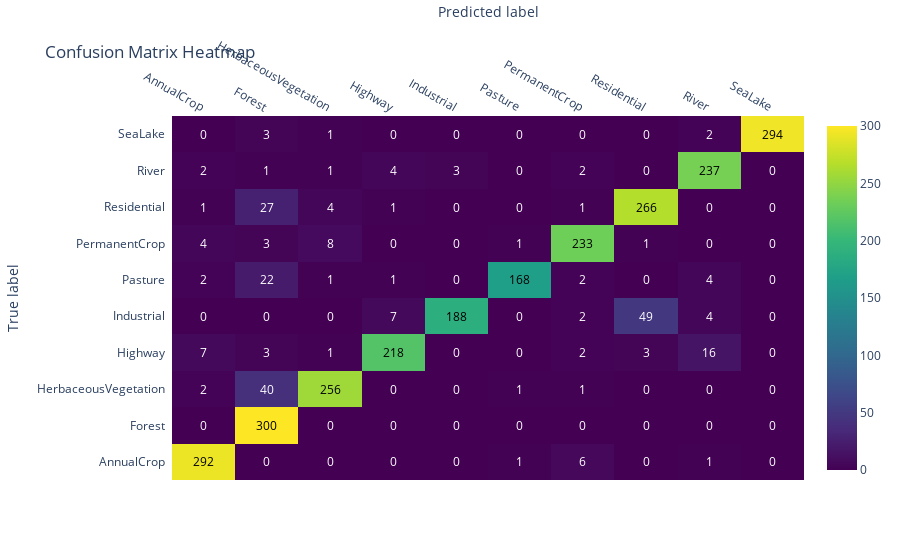

Notebook cell for this chart:
### Code cell
## using this because my matplotlib is broken
## feel free to use the block from above if yours work. 

import plotly.figure_factory as ff

z = cm.tolist()  # Convert the confusion matrix to a nested list
z_text = [["{:.0f}".format(y) for y in x] for x in z]  # Format values as strings

fig = ff.create_annotated_heatmap(
    z=z,
    x=class_names,
    y=class_names,
    annotation_text=z_text,
    colorscale="Viridis",
    showscale=True
)

fig.update_layout(
    title="Confusion Matrix Heatmap",
    xaxis_title="Predicted label",
    yaxis_title="True label",
    font=dict(size=12)
)

fig.show()

### Figure 1 — Plotly figure (JSON) as saved in the notebook; plotly's stock layout.template omitted (floating-point values rounded to 4 significant figures)
{"data": [{"colorscale": [[0, "#440154"], [0.1111, "#482878"], [0.2222, "#3e4989"], [0.3333, "#31688e"], [0.4444, "#26828e"], [0.5556, "#1f9e89"], [0.6667, "#35b779"], [0.7778, "#6ece58"], [0.8889, "#b5de2b"], [1, "#fde725"]], "reversescale": false, "showscale": true, "type": "heatmap", "x": ["AnnualCrop", "Forest", "HerbaceousVegetation", "Highway", "Industrial", "Pasture", "PermanentCrop", "Residential", "River", "SeaLake"], "y": ["AnnualCrop", "Forest", "HerbaceousVegetation", "Highway", "Industrial", "Pasture", "PermanentCrop", "Residential", "River", "SeaLake"], "z": [[292, 0, 0, 0, 0, 1, 6, 0, 1, 0], [0, 300, 0, 0, 0, 0, 0, 0, 0, 0], [2, 40, 256, 0, 0, 1, 1, 0, 0, 0], [7, 3, 1, 218, 0, 0, 2, 3, 16, 0], [0, 0, 0, 7, 188, 0, 2, 49, 4, 0], [2, 22, 1, 1, 0, 168, 2, 0, 4, 0], [4, 3, 8, 0, 0, 1, 233, 1, 0, 0], [1, 27, 4, 1, 0, 0, 1, 266, 0, 0], [2, 1, 1, 4, 3, 0, 2, 0, 237, 0], [0, 3, 1, 0, 0, 0, 0, 0, 2, 294]]}], "layout": {"annotations": [{"font": {"color": "#000000"}, "showarrow": false, "text": "292", "x": "AnnualCrop", "xref": "x", "y": "AnnualCrop", "yref": "y"}, {"font": {"color": "#FFFFFF"}, "showarrow": false, "text": "0", "x": "Forest", "xref": "x", "y": "AnnualCrop", "yref": "y"}, {"font": {"color": "#FFFFFF"}, "showarrow": false, "text": "0", "x": "HerbaceousVegetation", "xref": "x", "y": "AnnualCrop", "yref": "y"}, {"font": {"color": "#FFFFFF"}, "showarrow": false, "text": "0", "x": "Highway", "xref": "x", "y": "AnnualCrop", "yref": "y"}, {"font": {"color": "#FFFFFF"}, "showarrow": false, "text": "0", "x": "Industrial", "xref": "x", "y": "AnnualCrop", "yref": "y"}, {"font": {"color": "#FFFFFF"}, "showarrow": false, "text": "1", "x": "Pasture", "xref": "x", "y": "AnnualCrop", "yref": "y"}, {"font": {"color": "#FFFFFF"}, "showarrow": false, "text": "6", "x": "PermanentCrop", "xref": "x", "y": "AnnualCrop", "yref": "y"}, {"font": {"color": "#FFFFFF"}, "showarrow": false, "text": "0", "x": "Residential", "xref": "x", "y": "AnnualCrop", "yref": "y"}, {"font": {"color": "#FFFFFF"}, "showarrow": false, "text": "1", "x": "River", "xref": "x", "y": "AnnualCrop", "yref": "y"}, {"font": {"color": "#FFFFFF"}, "showarrow": false, "text": "0", "x": "SeaLake", "xref": "x", "y": "AnnualCrop", "yref": "y"}, {"font": {"color": "#FFFFFF"}, "showarrow": false, "text": "0", "x": "AnnualCrop", "xref": "x", "y": "Forest", "yref": "y"}, {"font": {"color": "#000000"}, "showarrow": false, "text": "300", "x": "Forest", "xref": "x", "y": "Forest", "yref": "y"}, {"font": {"color": "#FFFFFF"}, "showarrow": false, "text": "0", "x": "HerbaceousVegetation", "xref": "x", "y": "Forest", "yref": "y"}, {"font": {"color": "#FFFFFF"}, "showarrow": false, "text": "0", "x": "Highway", "xref": "x", "y": "Forest", "yref": "y"}, {"font": {"color": "#FFFFFF"}, "showarrow": false, "text": "0", "x": "Industrial", "xref": "x", "y": "Forest", "yref": "y"}, {"font": {"color": "#FFFFFF"}, "showarrow": false, "text": "0", "x": "Pasture", "xref": "x", "y": "Forest", "yref": "y"}, {"font": {"color": "#FFFFFF"}, "showarrow": false, "text": "0", "x": "PermanentCrop", "xref": "x", "y": "Forest", "yref": "y"}, {"font": {"color": "#FFFFFF"}, "showarrow": false, "text": "0", "x": "Residential", "xref": "x", "y": "Forest", "yref": "y"}, {"font": {"color": "#FFFFFF"}, "showarrow": false, "text": "0", "x": "River", "xref": "x", "y": "Forest", "yref": "y"}, {"font": {"color": "#FFFFFF"}, "showarrow": false, "text": "0", "x": "SeaLake", "xref": "x", "y": "Forest", "yref": "y"}, {"font": {"color": "#FFFFFF"}, "showarrow": false, "text": "2", "x": "AnnualCrop", "xref": "x", "y": "HerbaceousVegetation", "yref": "y"}, {"font": {"color": "#FFFFFF"}, "showarrow": false, "text": "40", "x": "Forest", "xref": "x", "y": "HerbaceousVegetation", "yref": "y"}, {"font": {"color": "#000000"}, "showarrow": false, "text": "256", "x": "HerbaceousVegetation", "xref": "x", "y": "HerbaceousVegetation", "yref": "y"}, {"font": {"color": "#FFFFFF"}, "showarrow": false, "text": "0", "x": "Highway", "xref": "x", "y": "HerbaceousVegetation", "yref": "y"}, {"font": {"color": "#FFFFFF"}, "showarrow": false, "text": "0", "x": "Industrial", "xref": "x", "y": "HerbaceousVegetation", "yref": "y"}, {"font": {"color": "#FFFFFF"}, "showarrow": false, "text": "1", "x": "Pasture", "xref": "x", "y": "HerbaceousVegetation", "yref": "y"}, {"font": {"color": "#FFFFFF"}, "showarrow": false, "text": "1", "x": "PermanentCrop", "xref": "x", "y": "HerbaceousVegetation", "yref": "y"}, {"font": {"color": "#FFFFFF"}, "showarrow": false, "text": "0", "x": "Residential", "xref": "x", "y": "HerbaceousVegetation", "yref": "y"}, {"font": {"color": "#FFFFFF"}, "showarrow": false, "text": "0", "x": "River", "xref": "x", "y": "HerbaceousVegetation", "yref": "y"}, {"font": {"color": "#FFFFFF"}, "showarrow": false, "text": "0", "x": "SeaLake", "xref": "x", "y": "HerbaceousVegetation", "yref": "y"}, {"font": {"color": "#FFFFFF"}, "showarrow": false, "text": "7", "x": "AnnualCrop", "xref": "x", "y": "Highway", "yref": "y"}, {"font": {"color": "#FFFFFF"}, "showarrow": false, "text": "3", "x": "Forest", "xref": "x", "y": "Highway", "yref": "y"}, {"font": {"color": "#FFFFFF"}, "showarrow": false, "text": "1", "x": "HerbaceousVegetation", "xref": "x", "y": "Highway", "yref": "y"}, {"font": {"color": "#000000"}, "showarrow": false, "text": "218", "x": "Highway", "xref": "x", "y": "Highway", "yref": "y"}, {"font": {"color": "#FFFFFF"}, "showarrow": false, "text": "0", "x": "Industrial", "xref": "x", "y": "Highway", "yref": "y"}, {"font": {"color": "#FFFFFF"}, "showarrow": false, "text": "0", "x": "Pasture", "xref": "x", "y": "Highway", "yref": "y"}, {"font": {"color": "#FFFFFF"}, "showarrow": false, "text": "2", "x": "PermanentCrop", "xref": "x", "y": "Highway", "yref": "y"}, {"font": {"color": "#FFFFFF"}, "showarrow": false, "text": "3", "x": "Residential", "xref": "x", "y": "Highway", "yref": "y"}, {"font": {"color": "#FFFFFF"}, "showarrow": false, "text": "16", "x": "River", "xref": "x", "y": "Highway", "yref": "y"}, {"font": {"color": "#FFFFFF"}, "showarrow": false, "text": "0", "x": "SeaLake", "xref": "x", "y": "Highway", "yref": "y"}, {"font": {"color": "#FFFFFF"}, "showarrow": false, "text": "0", "x": "AnnualCrop", "xref": "x", "y": "Industrial", "yref": "y"}, {"font": {"color": "#FFFFFF"}, "showarrow": false, "text": "0", "x": "Forest", "xref": "x", "y": "Industrial", "yref": "y"}, {"font": {"color": "#FFFFFF"}, "showarrow": false, "text": "0", "x": "HerbaceousVegetation", "xref": "x", "y": "Industrial", "yref": "y"}, {"font": {"color": "#FFFFFF"}, "showarrow": false, "text": "7", "x": "Highway", "xref": "x", "y": "Industrial", "yref": "y"}, {"font": {"color": "#000000"}, "showarrow": false, "text": "188", "x": "Industrial", "xref": "x", "y": "Industrial", "yref": "y"}, {"font": {"color": "#FFFFFF"}, "showarrow": false, "text": "0", "x": "Pasture", "xref": "x", "y": "Industrial", "yref": "y"}, {"font": {"color": "#FFFFFF"}, "showarrow": false, "text": "2", "x": "PermanentCrop", "xref": "x", "y": "Industrial", "yref": "y"}, {"font": {"color": "#FFFFFF"}, "showarrow": false, "text": "49", "x": "Residential", "xref": "x", "y": "Industrial", "yref": "y"}, {"font": {"color": "#FFFFFF"}, "showarrow": false, "text": "4", "x": "River", "xref": "x", "y": "Industrial", "yref": "y"}, {"font": {"color": "#FFFFFF"}, "showarrow": false, "text": "0", "x": "SeaLake", "xref": "x", "y": "Industrial", "yref": "y"}, {"font": {"color": "#FFFFFF"}, "showarrow": false, "text": "2", "x": "AnnualCrop", "xref": "x", "y": "Pasture", "yref": "y"}, {"font": {"color": "#FFFFFF"}, "showarrow": false, "text": "22", "x": "Forest", "xref": "x", "y": "Pasture", "yref": "y"}, {"font": {"color": "#FFFFFF"}, "showarrow": false, "text": "1", "x": "HerbaceousVegetation", "xref": "x", "y": "Pasture", "yref": "y"}, {"font": {"color": "#FFFFFF"}, "showarrow": false, "text": "1", "x": "Highway", "xref": "x", "y": "Pasture", "yref": "y"}, {"font": {"color": "#FFFFFF"}, "showarrow": false, "text": "0", "x": "Industrial", "xref": "x", "y": "Pasture", "yref": "y"}, {"font": {"color": "#000000"}, "showarrow": false, "text": "168", "x": "Pasture", "xref": "x", "y": "Pasture", "yref": "y"}, {"font": {"color": "#FFFFFF"}, "showarrow": false, "text": "2", "x": "PermanentCrop", "xref": "x", "y": "Pasture", "yref": "y"}, {"font": {"color": "#FFFFFF"}, "showarrow": false, "text": "0", "x": "Residential", "xref": "x", "y": "Pasture", "yref": "y"}, {"font": {"color": "#FFFFFF"}, "showarrow": false, "text": "4", "x": "River", "xref": "x", "y": "Pasture", "yref": "y"}, {"font": {"color": "#FFFFFF"}, "showarrow": false, "text": "0", "x": "SeaLake", "xref": "x", "y": "Pasture", "yref": "y"}, {"font": {"color": "#FFFFFF"}, "showarrow": false, "text": "4", "x": "AnnualCrop", "xref": "x", "y": "PermanentCrop", "yref": "y"}, {"font": {"color": "#FFFFFF"}, "showarrow": false, "text": "3", "x": "Forest", "xref": "x", "y": "PermanentCrop", "yref": "y"}, {"font": {"color": "#FFFFFF"}, "showarrow": false, "text": "8", "x": "HerbaceousVegetation", "xref": "x", "y": "PermanentCrop", "yref": "y"}, {"font": {"color": "#FFFFFF"}, "showarrow": false, "text": "0", "x": "Highway", "xref": "x", "y": "PermanentCrop", "yref": "y"}, {"font": {"color": "#FFFFFF"}, "showarrow": false, "text": "0", "x": "Industrial", "xref": "x", "y": "PermanentCrop", "yref": "y"}, {"font": {"color": "#FFFFFF"}, "showarrow": false, "text": "1", "x": "Pasture", "xref": "x", "y": "PermanentCrop", "yref": "y"}, {"font": {"color": "#000000"}, "showarrow": false, "text": "233", "x": "PermanentCrop", "xref": "x", "y": "PermanentCrop", "yref": "y"}, {"font": {"color": "#FFFFFF"}, "showarrow": false, "text": "1", "x": "Residential", "xref": "x", "y": "PermanentCrop", "yref": "y"}, {"font": {"color": "#FFFFFF"}, "showarrow": false, "text": "0", "x": "River", "xref": "x", "y": "PermanentCrop", "yref": "y"}, {"font": {"color": "#FFFFFF"}, "showarrow": false, "text": "0", "x": "SeaLake", "xref": "x", "y": "PermanentCrop", "yref": "y"}, {"font": {"color": "#FFFFFF"}, "showarrow": false, "text": "1", "x": "AnnualCrop", "xref": "x", "y": "Residential", "yref": "y"}, {"font": {"color": "#FFFFFF"}, "showarrow": false, "text": "27", "x": "Forest", "xref": "x", "y": "Residential", "yref": "y"}, {"font": {"color": "#FFFFFF"}, "showarrow": false, "text": "4", "x": "HerbaceousVegetation", "xref": "x", "y": "Residential", "yref": "y"}, {"font": {"color": "#FFFFFF"}, "showarrow": false, "text": "1", "x": "Highway", "xref": "x", "y": "Residential", "yref": "y"}, {"font": {"color": "#FFFFFF"}, "showarrow": false, "text": "0", "x": "Industrial", "xref": "x", "y": "Residential", "yref": "y"}, {"font": {"color": "#FFFFFF"}, "showarrow": false, "text": "0", "x": "Pasture", "xref": "x", "y": "Residential", "yref": "y"}, {"font": {"color": "#FFFFFF"}, "showarrow": false, "text": "1", "x": "PermanentCrop", "xref": "x", "y": "Residential", "yref": "y"}, {"font": {"color": "#000000"}, "showarrow": false, "text": "266", "x": "Residential", "xref": "x", "y": "Residential", "yref": "y"}, {"font": {"color": "#FFFFFF"}, "showarrow": false, "text": "0", "x": "River", "xref": "x", "y": "Residential", "yref": "y"}, {"font": {"color": "#FFFFFF"}, "showarrow": false, "text": "0", "x": "SeaLake", "xref": "x", "y": "Residential", "yref": "y"}, {"font": {"color": "#FFFFFF"}, "showarrow": false, "text": "2", "x": "AnnualCrop", "xref": "x", "y": "River", "yref": "y"}, {"font": {"color": "#FFFFFF"}, "showarrow": false, "text": "1", "x": "Forest", "xref": "x", "y": "River", "yref": "y"}, {"font": {"color": "#FFFFFF"}, "showarrow": false, "text": "1", "x": "HerbaceousVegetation", "xref": "x", "y": "River", "yref": "y"}, {"font": {"color": "#FFFFFF"}, "showarrow": false, "text": "4", "x": "Highway", "xref": "x", "y": "River", "yref": "y"}, {"font": {"color": "#FFFFFF"}, "showarrow": false, "text": "3", "x": "Industrial", "xref": "x", "y": "River", "yref": "y"}, {"font": {"color": "#FFFFFF"}, "showarrow": false, "text": "0", "x": "Pasture", "xref": "x", "y": "River", "yref": "y"}, {"font": {"color": "#FFFFFF"}, "showarrow": false, "text": "2", "x": "PermanentCrop", "xref": "x", "y": "River", "yref": "y"}, {"font": {"color": "#FFFFFF"}, "showarrow": false, "text": "0", "x": "Residential", "xref": "x", "y": "River", "yref": "y"}, {"font": {"color": "#000000"}, "showarrow": false, "text": "237", "x": "River", "xref": "x", "y": "River", "yref": "y"}, {"font": {"color": "#FFFFFF"}, "showarrow": false, "text": "0", "x": "SeaLake", "xref": "x", "y": "River", "yref": "y"}, {"font": {"color": "#FFFFFF"}, "showarrow": false, "text": "0", "x": "AnnualCrop", "xref": "x", "y": "SeaLake", "yref": "y"}, {"font": {"color": "#FFFFFF"}, "showarrow": false, "text": "3", "x": "Forest", "xref": "x", "y": "SeaLake", "yref": "y"}, {"font": {"color": "#FFFFFF"}, "showarrow": false, "text": "1", "x": "HerbaceousVegetation", "xref": "x", "y": "SeaLake", "yref": "y"}, {"font": {"color": "#FFFFFF"}, "showarrow": false, "text": "0", "x": "Highway", "xref": "x", "y": "SeaLake", "yref": "y"}, {"font": {"color": "#FFFFFF"}, "showarrow": false, "text": "0", "x": "Industrial", "xref": "x", "y": "SeaLake", "yref": "y"}, {"font": {"color": "#FFFFFF"}, "showarrow": false, "text": "0", "x": "Pasture", "xref": "x", "y": "SeaLake", "yref": "y"}, {"font": {"color": "#FFFFFF"}, "showarrow": false, "text": "0", "x": "PermanentCrop", "xref": "x", "y": "SeaLake", "yref": "y"}, {"font": {"color": "#FFFFFF"}, "showarrow": false, "text": "0", "x": "Residential", "xref": "x", "y": "SeaLake", "yref": "y"}, {"font": {"color": "#FFFFFF"}, "showarrow": false, "text": "2", "x": "River", "xref": "x", "y": "SeaLake", "yref": "y"}, {"font": {"color": "#000000"}, "showarrow": false, "text": "294", "x": "SeaLake", "xref": "x", "y": "SeaLake", "yref": "y"}], "font": {"size": 12}, "title": {"text": "Confusion Matrix Heatmap"}, "xaxis": {"dtick": 1, "gridcolor": "rgb(0, 0, 0)", "side": "top", "ticks": "", "title": {"text": "Predicted label"}}, "yaxis": {"dtick": 1, "ticks": "", "ticksuffix": "  ", "title": {"text": "True label"}}}}
